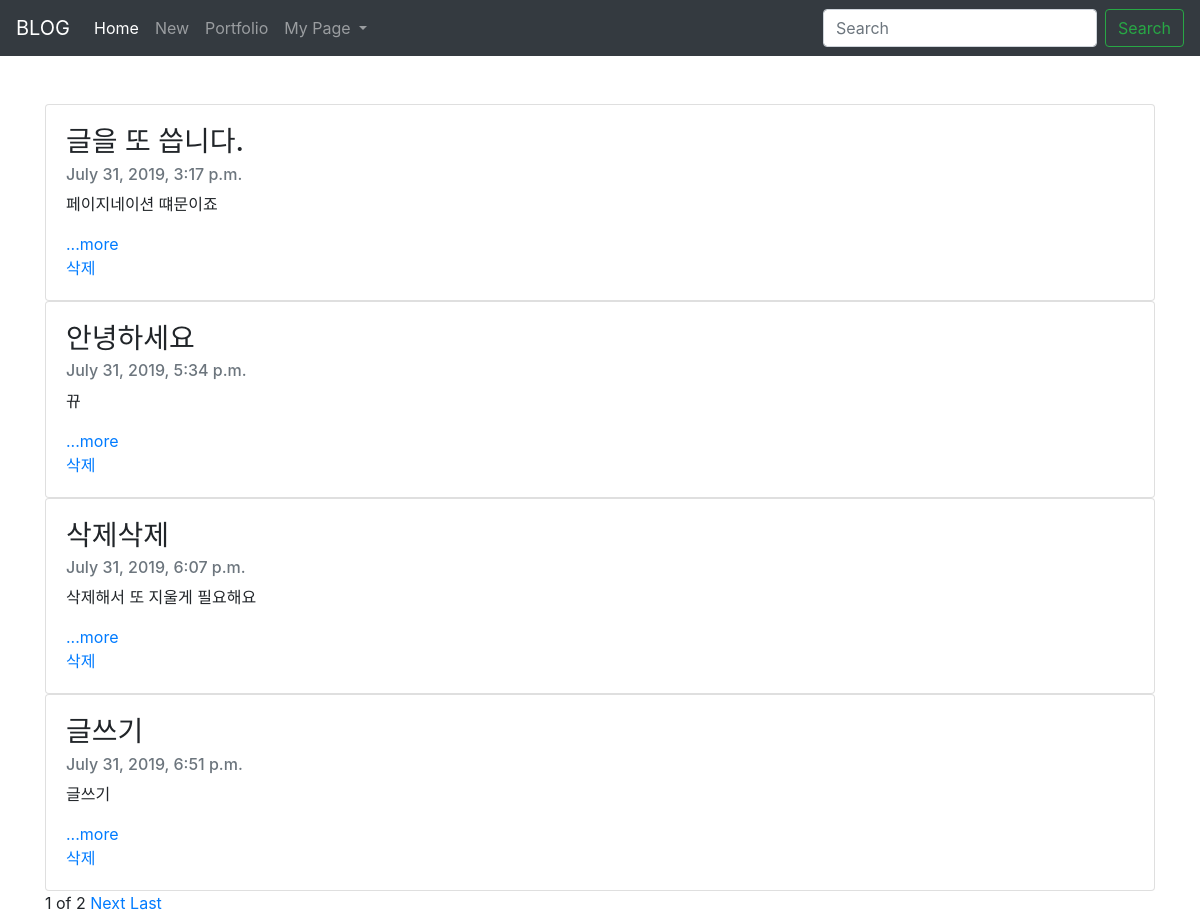
The page / on the database its author committed.
### blogapp/models.py (models this page shows, shortened)
class Blog(models.Model):
    title = models.CharField(max_length=50)
    pub_date = models.DateTimeField('date published')
    bohy = models.TextField()
    def summary(self):
        return self.bohy[:50]

### blogapp/views.py (the view)
# urls.py: path('', blogapp.views.home, name='home'),
def home(reqeust):
    blogs = Blog.objects
    blog_list = Blog.objects.all()
    paginator = Paginator(blog_list, 4)
    page = reqeust.GET.get('page')
    posts = paginator.get_page(page)
    return render(reqeust, 'home.html', {'blogs' : blogs, 'posts':posts})

### blogapp/templates/home.html (shortened to what this page needs)
{% extends 'base.html' %}
{% block contents %}
      <div class="container mt-5">
            {% for blog in posts %}
            <div class="card">
                    <div class="card-body">
                      <h3 class="card-title">{{blog.title}}</h3>
                      <h6 class="card-subtitle mb-2 text-muted">{{blog.pub_date}}</h6>
                      <p class="card-text">{{blog.summary}} </p>
                      <a href="{% url 'detail' blog.id %}" class="card-link">...more</a>
                      <br>
                      <a href="{% url 'delete' blog.id %}">삭제</a>
                  </div>
                  </div>
            {% endfor %}
      </div>
      <div class="container">
      <span>{{posts.number}}</span>
      <span>of</span>
      <span>{{posts.paginator.num_pages}}</span>
      {% if posts.has_next %}
      <a href="?page={{posts.next_page_number}}">Next</a>
      <a href="?page={{posts.paginator.num_pages}}">Last</a>
      {% endif %}
      </div>
{% endblock %}

### blogproject/templates/base.html (shortened to what this page needs)
<!DOCTYPE html>
<html lang="kr">
<head>
    <link rel="stylesheet" href="https://stackpath.bootstrapcdn.com/bootstrap/4.3.1/css/bootstrap.min.css">
</head>
<body>
    <nav class="navbar navbar-expand-lg navbar-dark bg-dark">
        <a class="navbar-brand" href="#">BLOG</a>
        <div class="collapse navbar-collapse" id="navbarSupportedContent">
          <ul class="navbar-nav mr-auto">
            <li class="nav-item active">
              <a class="nav-link" href="{% url 'home' %}">Home <span class="sr-only">(current)</span></a>
            </li>
            <li class="nav-item">
              <a class="nav-link" href="{% url 'new' %}">New</a>
            </li>
            <li class="nav-item">
                <a class="nav-link" href="{% url 'portfolio' %}">Portfolio</a>
            </li>
            <li class="nav-item dropdown">
                <a class="nav-link dropdown-toggle" href="#" id="navbarDropdown" role="button" data-toggle="dropdown" aria-haspopup="true" aria-expanded="false">
                  My Page
                </a>
              </li>
          </ul>
          <form class="form-inline my-2 my-lg-0">
            <input class="form-control mr-sm-2" type="search" placeholder="Search" aria-label="Search">
            <button class="btn btn-outline-success my-2 my-sm-0" type="submit">Search</button>
          </form>
        </div>
      </nav>
      {% block contents %}
      {% endblock %}
    </body>
</html>

### rows shown on the page
Blog: title "글을 또 씁니다.", pub_date "July 31, 2019, 3:17 p.m.", summary "페이지네이션 떄문이죠"
Blog: title "안녕하세요", pub_date "July 31, 2019, 5:34 p.m.", summary "뀨"
Blog: title "삭제삭제", pub_date "July 31, 2019, 6:07 p.m.", summary "삭제해서 또 지울게 필요해요"
Blog: title "글쓰기", pub_date "July 31, 2019, 6:51 p.m.", summary "글쓰기"

### other values the page prints
{{ posts.number }} "1"
{{ posts.paginator.num_pages }} "2"
